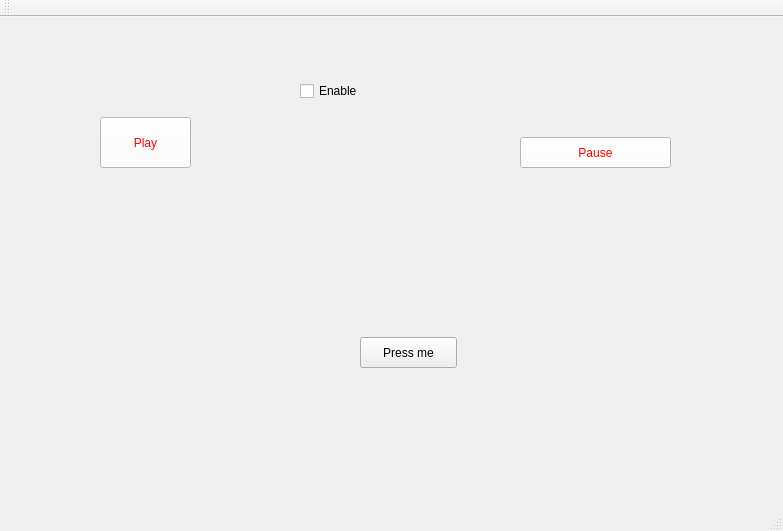
<?xml version="1.0" encoding="UTF-8"?>
<ui version="4.0">
 <class>MainWindow</class>
 <widget class="QMainWindow" name="MainWindow">
  <property name="geometry">
   <rect>
    <x>0</x>
    <y>0</y>
    <width>783</width>
    <height>531</height>
   </rect>
  </property>
  <property name="windowTitle">
   <string>MainWindow</string>
  </property>
  <widget class="QWidget" name="centralWidget">
   <widget class="QPushButton" name="pushButton">
    <property name="geometry">
     <rect>
      <x>100</x>
      <y>100</y>
      <width>91</width>
      <height>51</height>
     </rect>
    </property>
    <property name="styleSheet">
     <string notr="true">QPushButton { color: red; background-color: white }
QPushButton:hover:enabled { color: green }</string>
    </property>
    <property name="text">
     <string>Play</string>
    </property>
   </widget>
   <widget class="QPushButton" name="pushButton_2">
    <property name="geometry">
     <rect>
      <x>520</x>
      <y>120</y>
      <width>151</width>
      <height>31</height>
     </rect>
    </property>
    <property name="styleSheet">
     <string notr="true">QPushButton { color: red; background-color: white }
QPushButton:hover:enabled { color: green }</string>
    </property>
    <property name="text">
     <string>Pause</string>
    </property>
   </widget>
   <widget class="QCheckBox" name="checkBox">
    <property name="geometry">
     <rect>
      <x>300</x>
      <y>60</y>
      <width>92</width>
      <height>28</height>
     </rect>
    </property>
    <property name="text">
     <string>Enable</string>
    </property>
   </widget>
   <widget class="QPushButton" name="pushButton_3">
    <property name="geometry">
     <rect>
      <x>360</x>
      <y>320</y>
      <width>97</width>
      <height>31</height>
     </rect>
    </property>
    <property name="text">
     <string>Press me</string>
    </property>
   </widget>
  </widget>
  <widget class="QMenuBar" name="menuBar">
   <property name="geometry">
    <rect>
     <x>0</x>
     <y>0</y>
     <width>783</width>
     <height>28</height>
    </rect>
   </property>
  </widget>
  <widget class="QToolBar" name="mainToolBar">
   <attribute name="toolBarArea">
    <enum>TopToolBarArea</enum>
   </attribute>
   <attribute name="toolBarBreak">
    <bool>false</bool>
   </attribute>
  </widget>
  <widget class="QStatusBar" name="statusBar"/>
 </widget>
 <layoutdefault spacing="6" margin="11"/>
 <resources/>
 <connections>
  <connection>
   <sender>pushButton</sender>
   <signal>clicked()</signal>
   <receiver>checkBox</receiver>
   <slot>toggle()</slot>
   <hints>
    <hint type="sourcelabel">
     <x>84</x>
     <y>131</y>
    </hint>
    <hint type="destinationlabel">
     <x>295</x>
     <y>130</y>
    </hint>
   </hints>
  </connection>
  <connection>
   <sender>pushButton_2</sender>
   <signal>clicked()</signal>
   <receiver>MainWindow</receiver>
   <slot>lower()</slot>
   <hints>
    <hint type="sourcelabel">
     <x>595</x>
     <y>180</y>
    </hint>
    <hint type="destinationlabel">
     <x>391</x>
     <y>265</y>
    </hint>
   </hints>
  </connection>
 </connections>
</ui>
